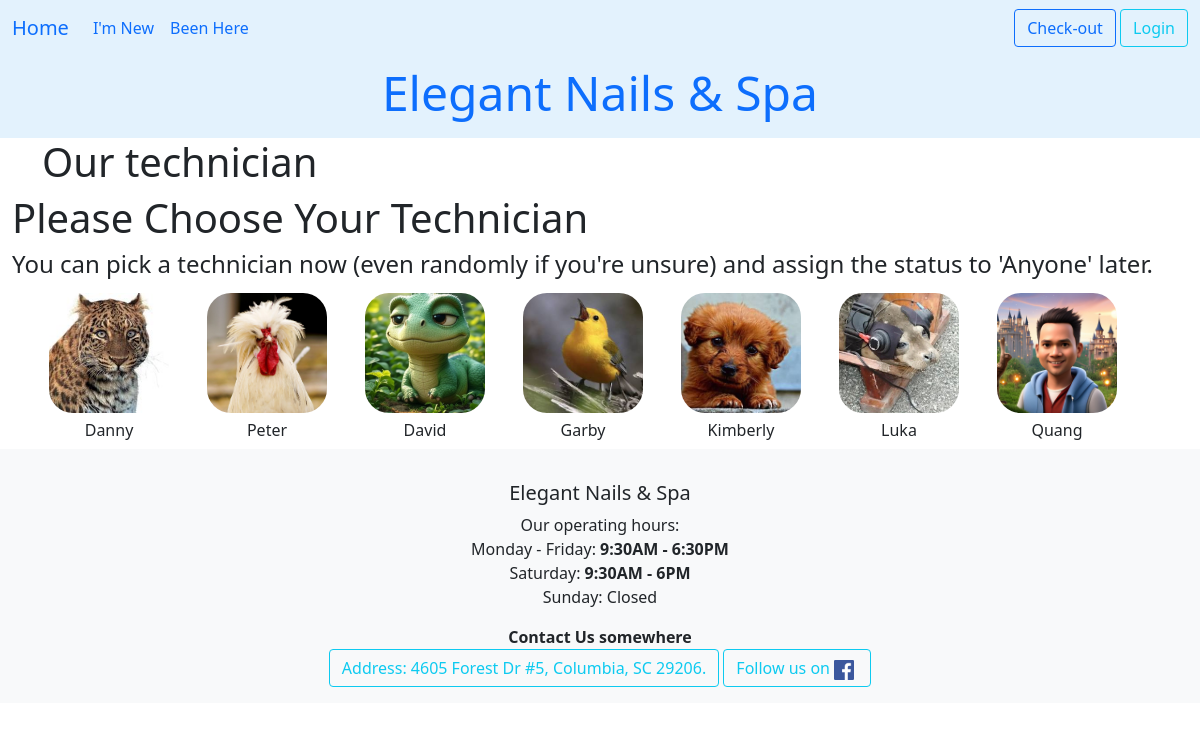
/dathen/first_step/, run on the app's committed database.
### ledger/models.py (models this page shows, shortened)
class Technician(models.Model):
    name = models.CharField(max_length=25)
    phone = PhoneNumberField()
    email = models.EmailField(max_length=40, null=True, blank=True)
    owner = models.ForeignKey(settings.AUTH_USER_MODEL, on_delete=models.DO_NOTHING)
    start_work_at = models.TimeField()
    end_work = models.TimeField()
    isWork = models.BooleanField(default=False)
    picture = models.ImageField(upload_to='tech_pictures/', null=True, editable=True)
    services = models.ManyToManyField("Service", blank=True, related_name="tech")
    time_come_in = models.DateTimeField(null=True)
    work_days = models.CharField(max_length=7, default="1111110", help_text="MTWTFSS: 1 for work, 0 for off")
    vacation_start = models.DateField(null=True, blank=True, help_text="Start vacation")
    vacation_end = models.DateField(null=True, blank=True, help_text="End vacation, back work!")
    date_go_work = models.DateField(null=True, blank=True)
    history = HistoricalRecords()
    hire_date = models.DateField(auto_now_add=True, help_text="Date when the technician was hired")
    experience = models.PositiveIntegerField(default=0, help_text="Years of experience in the field")
    bio = models.TextField(max_length=500, null=True, blank=True, help_text="Short bio about the technician")
    view_count = models.IntegerField(default=0)
    def still_vacation(self):
        if self.vacation_end:
            return self.vacation_end > timezone.now().date()
        return False
    class Meta:
        unique_together = ('name','phone',)
        ordering = ['name']
    def get_absolute_url(self):
        return reverse("datHen:technician_detail", kwargs={"pk": self.pk})

### datHen/views.py (the view)
# urls.py: path('first_step/', views.FirstStep.as_view(), name='first_step' ),
class FirstStep(View):
    template = 'datHen/first_step.html'
    def get(self,request):
        tech = Technician.objects.exclude(name="anyOne")
        cont = {'allTech': tech}
        return render(request, self.template, cont)

### datHen/templates/datHen/first_step.html (shortened to what this page needs)
{% extends 'base.html' %}
{% load crispy_forms_tags %}
{% block heading %}
    <h1 class='title'>Our technician</h1>
{% endblock heading %}
{% block content %}
<h1>Please Choose Your Technician</h1>
<h4>You can pick a technician now (even randomly if you're unsure) and assign the status to 'Anyone' later.</h4>
    <div class="container text-center">
        <div class="row row-cols-auto">
            {% for employee in allTech %}
          <div class="col">
            <a href="{{ employee.get_absolute_url }}" id="tech-item" class="text-decoration-none link-offset-2 link-underline link-underline-opacity-0">
                {% if employee.picture %}
                    <img src="{{ employee.picture.url }}" alt="{{ employee.name }}" style="width: 120px; height: 120px; object-fit: cover; " id="tech-pic">
                    {% else %}
                    <img src="{{ STATIC_URL }}path/to/default-image.jpg" alt="No Image" style="width: 50px; height: 50px;" id="tech-pic">
                {% endif %}
                <div id="tech-name">{{ employee.name | title }} </div>
            </a>
            </div>
            {% endfor %}
        </div>
      </div>
{% endblock content %}
{% block footer %}
    <strong>Contact Us somewhere</strong>
{% endblock footer %}

### datHen/templates/datHen/first_step.html (style rules this page uses)
#tech-item { display: flex; flex-direction: column; align-items: center; text-decoration: none; color: inherit; padding: 7px; }
#tech-pic { width: 120px; height: 120px; object-fit: cover; border-radius: 20%; }
#tech-name { margin-top: 5px; font-size: 16px; }

### data on the page
Technician: picture (picture), name "Danny"
Technician: picture (picture), name "Peter"
Technician: picture (picture), name "David"
Technician: picture (picture), name "Garby"
Technician: picture (picture), name "Kimberly"
Technician: picture (picture), name "Luka"
Technician: picture (picture), name "Quang"
